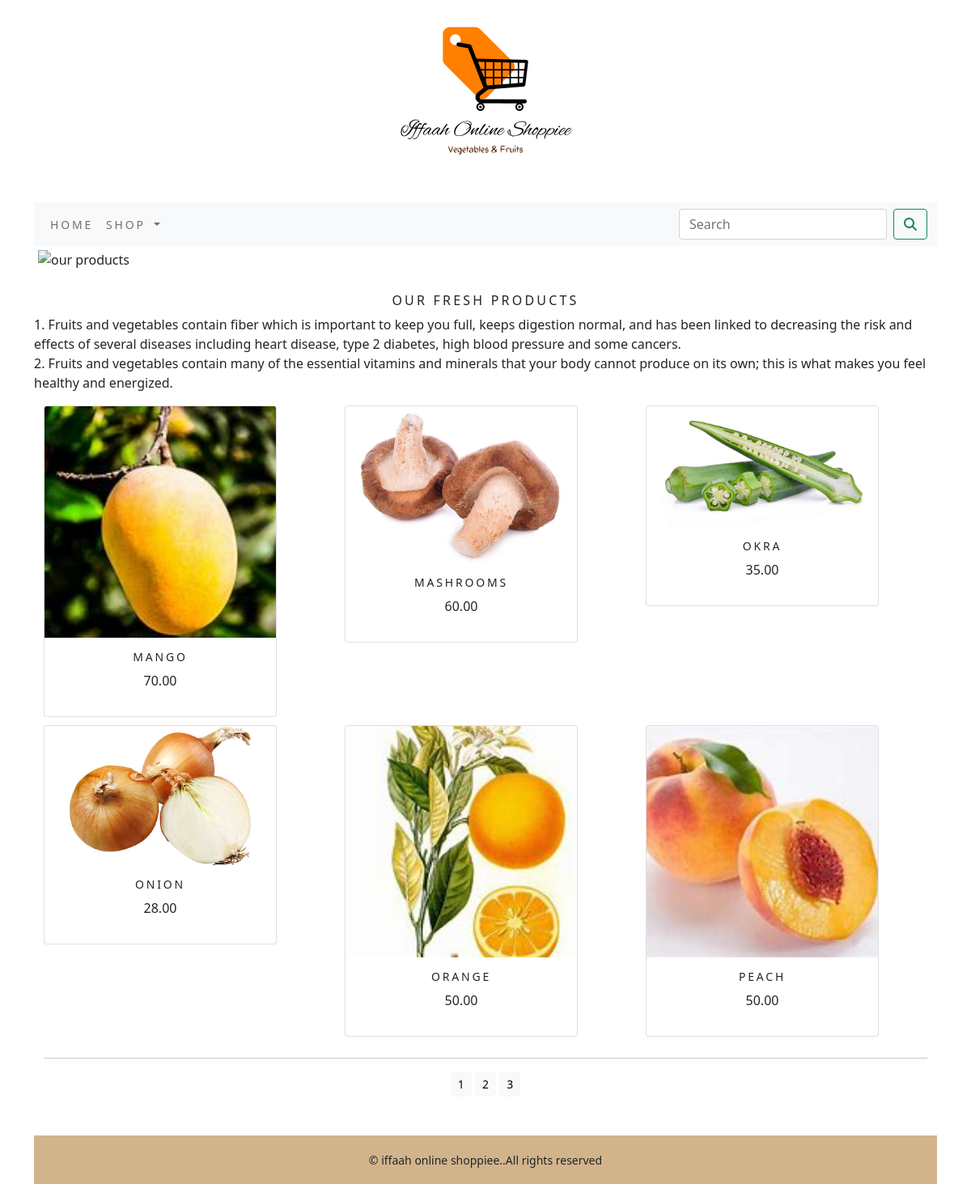
The page /shopapp/?page=2 on the database its author committed.
### shopapp/models.py (models this page shows)
class Product(models.Model):
    name=models.CharField(max_length=250,unique=True)
    slug=models.SlugField(max_length=250,unique=True)
    description=models.TextField(blank=True)
    price=models.DecimalField(max_digits=10,decimal_places=2)
    category=models.ForeignKey(Category,on_delete=models.CASCADE)
    image=models.ImageField(upload_to='product',blank=True)
    stock=models.IntegerField()
    available=models.BooleanField(default=True)
    created=models.DateTimeField(auto_now_add=True)
    updated=models.DateTimeField(auto_now=True)
    def get_url(self):
        return reverse('shopapp:prodCatdetail', args=[self.category.slug, self.slug])
    class Meta:
        ordering=['name',]
        verbose_name='product'
        verbose_name_plural='products'

### shopapp/views.py (the view)
# urls.py: path('',views.allProductCat,name='allProductCat'),
def allProductCat(request,c_slug=None):
    c_page=None
    product_list=None
    if c_slug!=None:
        c_page=get_object_or_404(Category,slug=c_slug)
        product_list=Product.objects.all().filter(category=c_page,available=True)
    else:
        product_list=Product.objects.all().filter(available=True)
    paginator=Paginator(product_list,6)
    try:
        page=int(request.GET.get('page','1'))
    except:
        page=1
    try:
        products=paginator.page(page)
    except (EmptyPage,InvalidPage):
        products=paginator.page(paginator.num_pages)
    return render(request,"category.html",{'category':c_page,'products':products})

### cart/context_processors.py (called while the page is built)
def counter(request):
    item_count=0
    if 'admin' in request.path:
        return {}
    else:
        try:
            cart=Cart.objects.filter(cart_id=_cart_id(request))
            cart_items=CartItem.objects.all().filter(cart=cart[:1])
            for cart_item in cart_items:
                item_count += cart_item.quantity
        except cart.DoesNotExist:
            item_count =0
    return dict(item_count=item_count)

### cart/views.py (called while the page is built)
def  _cart_id(request):
    cart = request.session.session_key
    if not cart:
        cart=request.session.create()
    return cart

### shopapp/context_processors.py (called while the page is built)
def menu_links(request):
    links=Category.objects.all()
    return dict(links=links)

### shopapp/models.py (called while the page is built)
    def get_url(self):
        return reverse('shopapp:product_by_category',args=[self.slug])

### templates/category.html (shortened to what this page needs)
{% extends 'base.html' %}
{% load static %}
{% block content %}
<div class="mx_auto">
  {% if category %}
  <img class="my_image" src="{{category.image.url}}" alt="{{category.name}}" width="300" height="300">
</div>
<br>
<div>
  <h1 class="text-center my_title">{{category.name}}</h1>
  <p class="text-justify">{{category.description}}</p>
</div>
{% else %}
<div>
  <img class="my_image my_image_padding" src="{% static 'img/banner.png' %}" alt="our products" width="1480" height="400">
</div>
<br>
<div>
  <h1 class="text-center my_title">Our Fresh Products</h1>
  <p class="text-justify">1. Fruits and vegetables contain fiber which is important to keep you full, keeps digestion normal, and has been linked to decreasing the risk and effects of several diseases including heart disease, type 2 diabetes, high blood pressure and some cancers.<br>
      2. Fruits and vegetables contain many of the essential vitamins and minerals that your body cannot produce on its own; this is what makes you feel healthy and energized.</p>
</div>
{% endif %}
<div class="container">
  <div class="row mx_auto">
    {% for product in products.object_list %}
    <div class="my_bottom_margin col-9 col-sm-12 col-md-4 xol-lg-4">
      <div class="card text-center" style="width:18rem;">
        <a href="{{product.get_url}}">
            <img class="card-img-top my_image" src="{{product.image.url}}" alt="{{product.name}}" width="250" height="250">
        </a>
        <div class="card-body">
          <h4>{{product.name}}</h4>
          <p>{{product.price}}</p>
        </div>
      </div>
    </div>
    {% endfor %}
  </div>
    <div class="mx_auto">
        {% if products.paginator.num_pages > 1 %}
        <hr>
        <div class="text-center">
            {% for pg in products.paginator.page_range %}
            <a href="?page={{pg}}" class="btn btn-light btn-sm {% if products.number == pg %} active {% endif %}"> {{pg}} </a>
            {% endfor %}
        </div>
        {% endif %}
    </div>
    <br>
</div>
{% endblock %}

### static/css/custom.css (style rules this page uses)
body { font-family:'Roboto Slab',suns-scrif; }
.my_image { width:100%; height:auto; }
.my_title { font-size:16px; text-transform:uppercase; letter-spacing:.2em; }
.my_image_padding { padding:5px; }
.my_bottom_margin { margin-bottom:10px; }
.card-body h4 { font-size:14px; text-transform:uppercase; letter-spacing:.2em; }

### rows shown on the page
Product: image (picture), name "MANGO", price "70.00"
Product: image (picture), name "MASHROOMS", price "60.00"
Product: image (picture), name "OKRA", price "35.00"
Product: image (picture), name "ONION", price "28.00"
Product: image (picture), name "ORANGE", price "50.00"
Product: image (picture), name "PEACH", price "50.00"

### other values the page prints
{{ pg }} "1" "2" "3"
